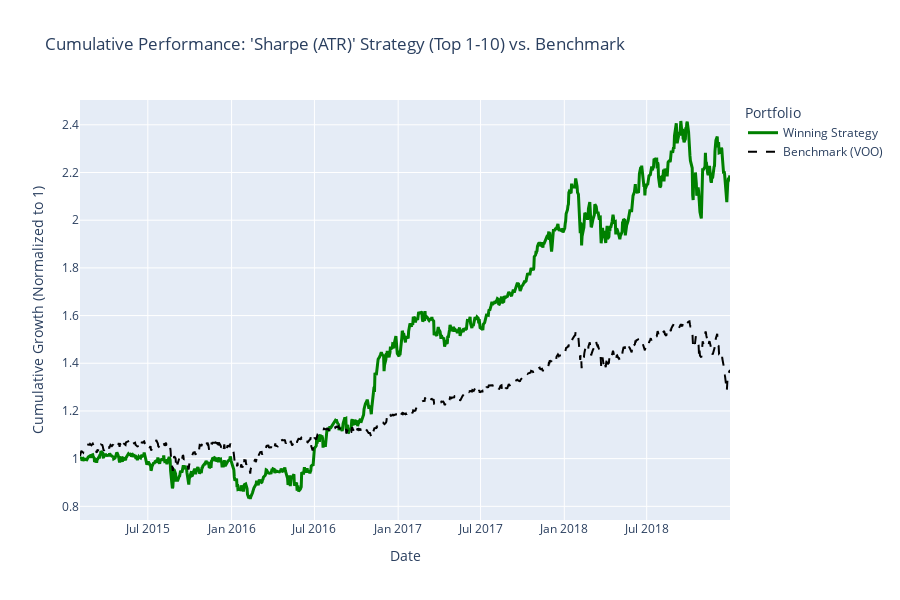

Write notebook code for a chart like this one.
### Code cell
# --- Define the parameters for our winning strategy ---
winning_strategy_params = {
    'start_date': '2014-01-31',
    'end_date': '2018-12-31',
    'calc_period': '6M',
    'fwd_period': '3M',
    'metric': 'Sharpe (ATR)',
    'rank_start': 1,
    'rank_end': 10,
    'benchmark_ticker': 'VOO'
}

# Get the quality thresholds from the bot's configuration
quality_thresholds_from_bot = bot_config['quality_thresholds']

# --- Run the simulation and generate the plot ---
plot_cumulative_performance(
    df_ohlcv=df_dev,  # Run on our development dataset
    strategy_params=winning_strategy_params,
    quality_thresholds=quality_thresholds_from_bot
)

### Figure 1 — Plotly figure (JSON) as saved in the notebook; plotly's stock layout.template omitted (floating-point values rounded to 4 significant figures; data arrays with more than 128 entries replaced by an {"elided": "..."} marker saying what was removed)
{"data": [{"line": {"color": "green", "width": 3}, "mode": "lines", "name": "Winning Strategy", "type": "scatter", "x": {"elided": "984 str values"}, "y": {"elided": "984 float values"}}, {"line": {"color": "black", "dash": "dash"}, "mode": "lines", "name": "Benchmark (VOO)", "type": "scatter", "x": {"elided": "984 str values"}, "y": {"elided": "984 float values"}}], "layout": {"height": 600, "hovermode": "x unified", "legend": {"title": {"text": "Portfolio"}}, "title": {"text": "Cumulative Performance: 'Sharpe (ATR)' Strategy (Top 1-10) vs. Benchmark"}, "xaxis": {"title": {"text": "Date"}}, "yaxis": {"title": {"text": "Cumulative Growth (Normalized to 1)"}}}}
